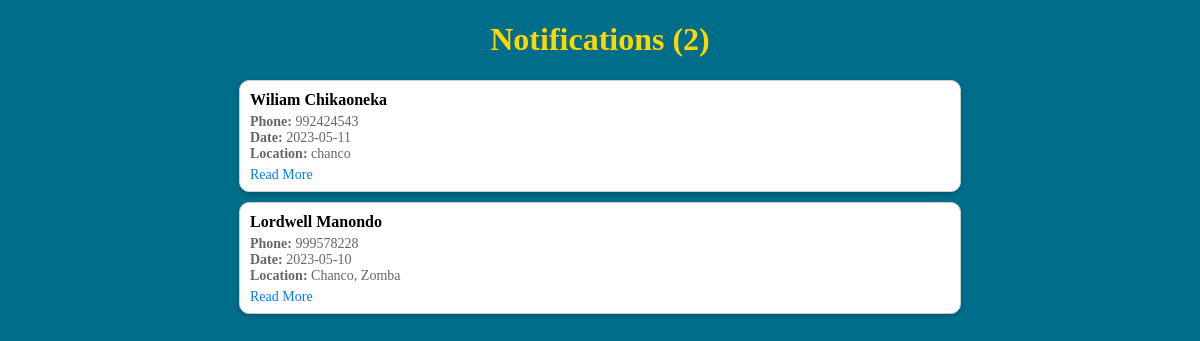
The page /Notifications.php on the database as committed earlier.
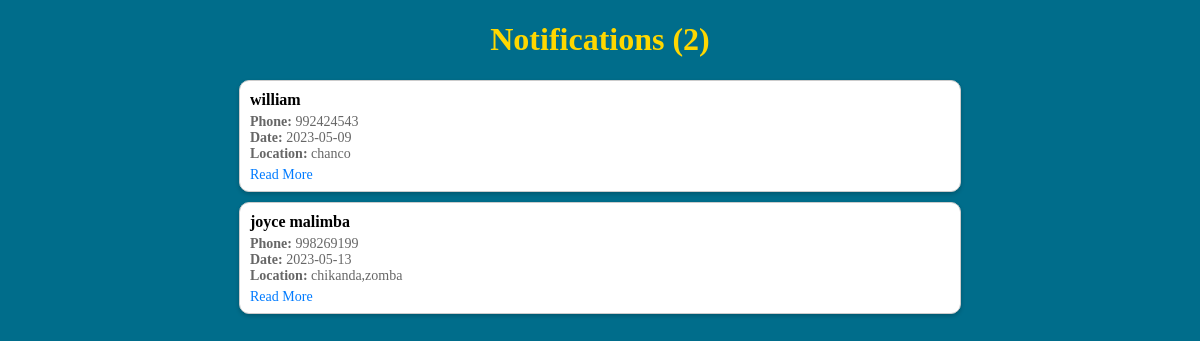
The same page on the database as committed later.
### tables this page shows
CREATE TABLE `reportform` (
  `name` varchar(25) NOT NULL,
  `phone` int(10) NOT NULL,
  `date` date NOT NULL,
  `location` varchar(25) NOT NULL,
  `incident` varchar(5000) NOT NULL
);

### Notifications.php (the view, shortened to what this page needs)
<!DOCTYPE html>
<html lang="en">
<head>
</head>
<body>
    <?php
    include('./db/Connections.php');
    $sql = "SELECT * FROM reportform";
    $result = mysqli_query($conn, $sql);
    echo '<h1>Notifications ('. mysqli_num_rows($result) .')</h1>';
    echo '<div class="data-container">';
    if (mysqli_num_rows($result) > 0) {
        while ($row = mysqli_fetch_array($result)) {
            echo '<div class="message">';
            echo '<div class="title"><a href="#">' . $row["name"] . '</a></div>';
            echo '<div class="info">';
            echo '<div><strong>Phone: </strong>' . $row["phone"] . '</div>';
            echo '<div><strong>Date: </strong>' . $row["date"] . '</div>';
            echo '<div><strong>Location: </strong>' . $row["location"] . '</div>';
            echo '</div>';
            if (strlen($row["incident"]) > 2) {
                echo '<div class="read-more">Read More</div>';
            } else {
                echo '<div class="description">' . $row["incident"] . '</div>';
            }
            echo'</div>';
        }
    }
    ?>
</body>
</html>

Rows that differ between the two databases and show on the page:
removed reportform: name "Lordwell Manondo", phone "999578228", date "2023-05-10", location "Chanco, Zomba"
changed reportform "chanco": name "Wiliam Chikaoneka" → "william"; date "2023-05-11" → "2023-05-09"
added reportform: name "joyce malimba", phone "998269199", date "2023-05-13", location "chikanda,zomba"
